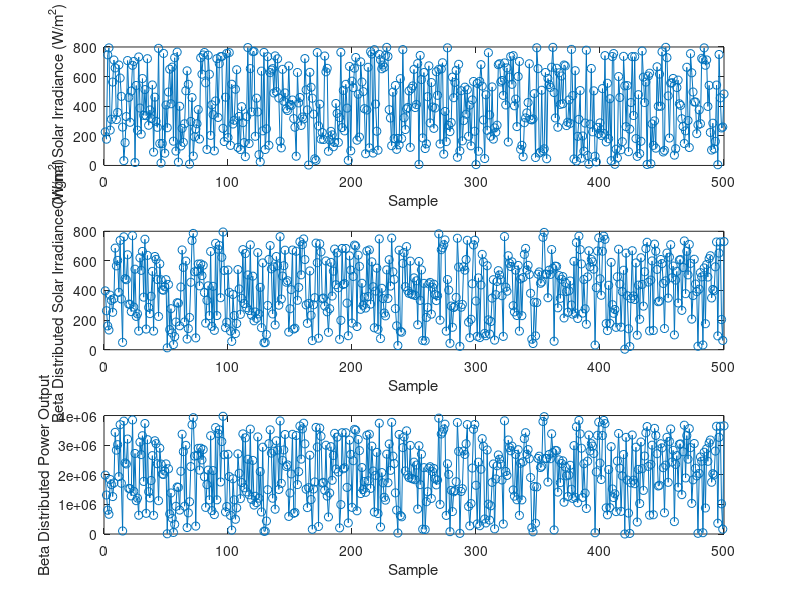

This chart was generated by the following MATLAB code:
clc
clear all
close all
%% Irradiance
% Please replace with your sample irradiance values values in W/m^2 unit at solar_irradiance1
samplesize=500
solar_irradiance1=rand(1,samplesize)*800
% samplesize=10
% solar_irradiance1=[113.05	308.92	558.65	666.07	724.46	679.47	513.88	365.89	225.12	70.62
% ];
solar_irradiance=solar_irradiance1/max(solar_irradiance1);
%% BETA PDF MODELING
mu_G = mean(solar_irradiance)
sigma_G2 = var(solar_irradiance)
beta =abs((1 - mu_G) * (mu_G * (1 + mu_G / sigma_G2) - 1));
alpha =abs((mu_G * beta) / (1 - mu_G));
distributed_solar_irradiance = betarnd(alpha, beta, samplesize, 1)*max(solar_irradiance1);
%% SOLAR PARAMETERS
Solarcapacity = 5000000;     % 5MW-Rated power of the solar plant
STC_G = 1000;    % Standard Test Condition irradiance (W/m^2)
CertainIRpoin = 120;        % Critical irradiance point

%% BETA CALCULATION OF SOLAR OUTPUT
power_output = zeros(samplesize, 1);
for i = 1:samplesize
    G = distributed_solar_irradiance(i);
    if G < CertainIRpoin
        power_output(i) = (Solarcapacity * (G)^2) / (STC_G * CertainIRpoin);
    else
        power_output(i) = (Solarcapacity * G) / STC_G;
    end
end
%% Results
fprintf('Beta Distributed Solar Irradiance (W/m^2):\n');
disp(distributed_solar_irradiance');
fprintf('Power Output (MW):\n');
disp(power_output);
figure;
subplot(3, 1, 1);
plot(1:samplesize, solar_irradiance1, '-o');
xlabel('Sample');
ylabel('Orignal Solar Irradiance (W/m^2)');
subplot(3, 1, 2);
plot(1:samplesize, distributed_solar_irradiance, '-o');
xlabel('Sample');
ylabel('Beta Distributed Solar Irradiance (W/m^2)');
subplot(3, 1, 3);
plot(1:samplesize, power_output, '-o');
xlabel('Sample');
ylabel('Beta Distributed Power Output');


